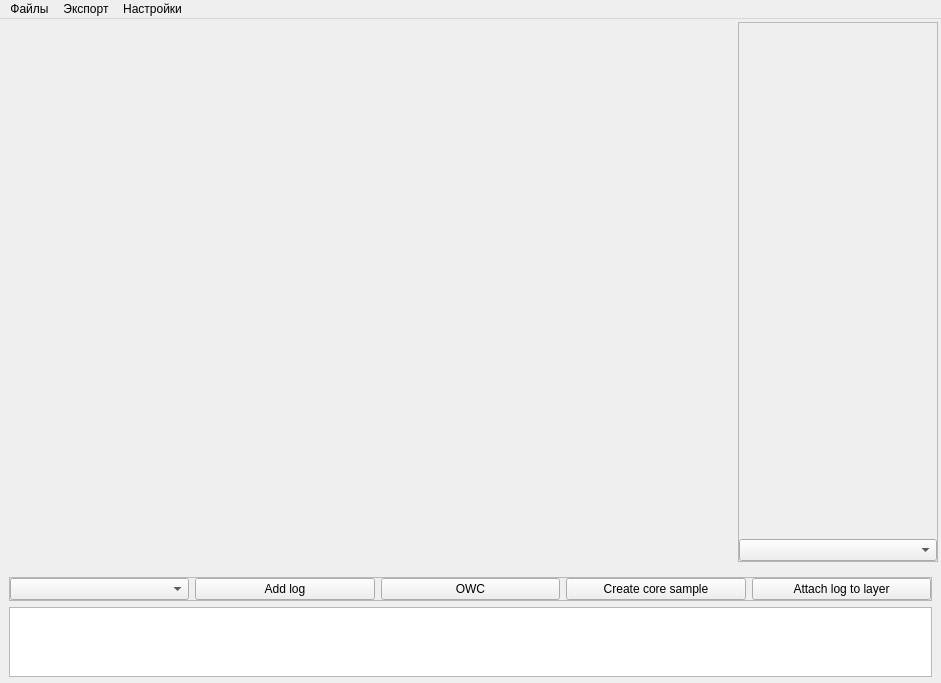
<?xml version="1.0" encoding="UTF-8"?>
<ui version="4.0">
 <class>MainWindow</class>
 <widget class="QMainWindow" name="MainWindow">
  <property name="geometry">
   <rect>
    <x>0</x>
    <y>0</y>
    <width>941</width>
    <height>683</height>
   </rect>
  </property>
  <property name="windowTitle">
   <string>MainWindow</string>
  </property>
  <widget class="QWidget" name="centralwidget">
   <layout class="QVBoxLayout" name="verticalLayout">
    <property name="leftMargin">
     <number>3</number>
    </property>
    <property name="topMargin">
     <number>3</number>
    </property>
    <property name="rightMargin">
     <number>3</number>
    </property>
    <property name="bottomMargin">
     <number>3</number>
    </property>
    <item>
     <widget class="QWidget" name="widget" native="true">
      <layout class="QHBoxLayout" name="horizontalLayout">
       <property name="leftMargin">
        <number>0</number>
       </property>
       <property name="topMargin">
        <number>0</number>
       </property>
       <property name="rightMargin">
        <number>0</number>
       </property>
       <property name="bottomMargin">
        <number>0</number>
       </property>
       <item>
        <widget class="QWidget" name="mapPlotWidget" native="true">
         <property name="minimumSize">
          <size>
           <width>500</width>
           <height>500</height>
          </size>
         </property>
        </widget>
       </item>
       <item>
        <widget class="QFrame" name="frame">
         <property name="minimumSize">
          <size>
           <width>200</width>
           <height>0</height>
          </size>
         </property>
         <property name="maximumSize">
          <size>
           <width>20</width>
           <height>16777215</height>
          </size>
         </property>
         <property name="frameShape">
          <enum>QFrame::StyledPanel</enum>
         </property>
         <property name="frameShadow">
          <enum>QFrame::Raised</enum>
         </property>
         <layout class="QVBoxLayout" name="verticalLayout_2">
          <property name="spacing">
           <number>0</number>
          </property>
          <property name="leftMargin">
           <number>0</number>
          </property>
          <property name="topMargin">
           <number>0</number>
          </property>
          <property name="rightMargin">
           <number>0</number>
          </property>
          <property name="bottomMargin">
           <number>0</number>
          </property>
          <item>
           <widget class="QWidget" name="logPlotWidget" native="true">
            <property name="minimumSize">
             <size>
              <width>0</width>
              <height>0</height>
             </size>
            </property>
            <property name="maximumSize">
             <size>
              <width>16777215</width>
              <height>16777215</height>
             </size>
            </property>
           </widget>
          </item>
          <item>
           <widget class="QComboBox" name="logSelectComboBox"/>
          </item>
         </layout>
        </widget>
       </item>
      </layout>
     </widget>
    </item>
    <item>
     <widget class="QWidget" name="toolsWidget" native="true">
      <property name="maximumSize">
       <size>
        <width>16777215</width>
        <height>100</height>
       </size>
      </property>
      <layout class="QVBoxLayout" name="verticalLayout_3">
       <property name="sizeConstraint">
        <enum>QLayout::SetMinimumSize</enum>
       </property>
       <property name="leftMargin">
        <number>6</number>
       </property>
       <property name="topMargin">
        <number>3</number>
       </property>
       <property name="rightMargin">
        <number>6</number>
       </property>
       <property name="bottomMargin">
        <number>9</number>
       </property>
       <item>
        <widget class="QFrame" name="frame_2">
         <property name="frameShape">
          <enum>QFrame::StyledPanel</enum>
         </property>
         <property name="frameShadow">
          <enum>QFrame::Raised</enum>
         </property>
         <layout class="QHBoxLayout" name="horizontalLayout_2">
          <property name="leftMargin">
           <number>0</number>
          </property>
          <property name="topMargin">
           <number>0</number>
          </property>
          <property name="rightMargin">
           <number>0</number>
          </property>
          <property name="bottomMargin">
           <number>0</number>
          </property>
          <item>
           <widget class="QComboBox" name="chooseLayerComboBox"/>
          </item>
          <item>
           <widget class="QPushButton" name="chooseLogButton">
            <property name="enabled">
             <bool>true</bool>
            </property>
            <property name="text">
             <string>Add log</string>
            </property>
           </widget>
          </item>
          <item>
           <widget class="QPushButton" name="owcButton">
            <property name="enabled">
             <bool>true</bool>
            </property>
            <property name="text">
             <string>OWC</string>
            </property>
           </widget>
          </item>
          <item>
           <widget class="QPushButton" name="createCoreSampleButton">
            <property name="text">
             <string>Create core sample</string>
            </property>
           </widget>
          </item>
          <item>
           <widget class="QPushButton" name="attachLogButton">
            <property name="enabled">
             <bool>true</bool>
            </property>
            <property name="text">
             <string>Attach log to layer</string>
            </property>
           </widget>
          </item>
         </layout>
        </widget>
       </item>
       <item>
        <widget class="QTextEdit" name="logText"/>
       </item>
      </layout>
     </widget>
    </item>
   </layout>
  </widget>
  <widget class="QMenuBar" name="menubar">
   <property name="geometry">
    <rect>
     <x>0</x>
     <y>0</y>
     <width>941</width>
     <height>21</height>
    </rect>
   </property>
   <widget class="QMenu" name="menu">
    <property name="title">
     <string>Файлы</string>
    </property>
    <addaction name="openFileAction"/>
    <addaction name="saveFileAction"/>
   </widget>
   <widget class="QMenu" name="menu_2">
    <property name="title">
     <string>Экспорт</string>
    </property>
    <addaction name="actionCSV"/>
    <addaction name="actionXLSX"/>
    <addaction name="actionTNavigator_inc"/>
   </widget>
   <widget class="QMenu" name="menu_3">
    <property name="title">
     <string>Настройки</string>
    </property>
    <addaction name="exportSettingsAction"/>
   </widget>
   <addaction name="menu"/>
   <addaction name="menu_2"/>
   <addaction name="menu_3"/>
  </widget>
  <action name="openFileAction">
   <property name="text">
    <string>Открыть</string>
   </property>
  </action>
  <action name="saveFileAction">
   <property name="text">
    <string>Сохранить</string>
   </property>
  </action>
  <action name="actionCSV">
   <property name="text">
    <string>CSV</string>
   </property>
  </action>
  <action name="actionXLSX">
   <property name="text">
    <string>XLSX</string>
   </property>
  </action>
  <action name="actionTNavigator_inc">
   <property name="text">
    <string>TNavigator (.inc)</string>
   </property>
  </action>
  <action name="exportSettingsAction">
   <property name="text">
    <string>Экспорт</string>
   </property>
  </action>
 </widget>
 <resources/>
 <connections/>
</ui>
